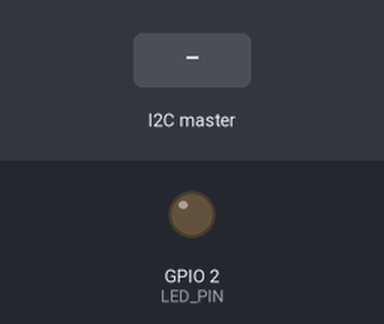
Recording of a sketch running on a simulated ESP32. Shown: output pins drawn as LEDs (lit = HIGH). The test bench sets the inputs (shaded band).

Above: at 1.2 s.
1.3 s: the I2C master sends the byte 1
At 1.45 s:
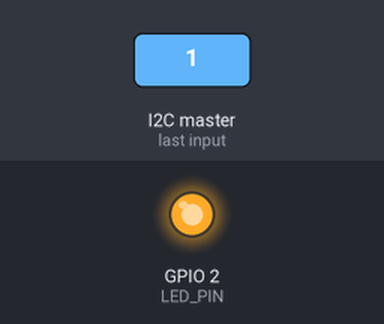
Timing chart, 0 to 4.3 s (numbered marks = the images above; inputs shaded):
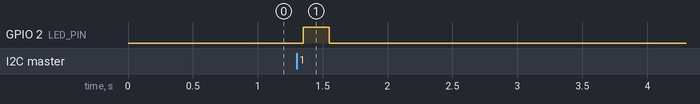

The sketch:

ESP32_I2c_Slave_For_STM32446RE.ino
```cpp
#include <Wire.h>

#define I2C_SLAVE_ADDR 0x08 //temp address
#define LED_PIN 2

volatile bool blinkFlag = false;

void onReceive(int len)
{
  while (Wire.available())
  {
    if (Wire.read() == 1)
      blinkFlag = true;
  }
}

void setup()
{
  pinMode(LED_PIN, OUTPUT);

  Wire.begin(I2C_SLAVE_ADDR);   // Start as I2C slave
  Wire.onReceive(onReceive);
}

void loop()
{
  if (blinkFlag)
  {
    digitalWrite(LED_PIN, HIGH);
    delay(200);
    digitalWrite(LED_PIN, LOW);
    blinkFlag = false;
  }
}
```

Measured:
- after the input at 1.3 s, GPIO 2 (LED_PIN): LOW → HIGH after 0.05 s, → LOW 0.20 s later
